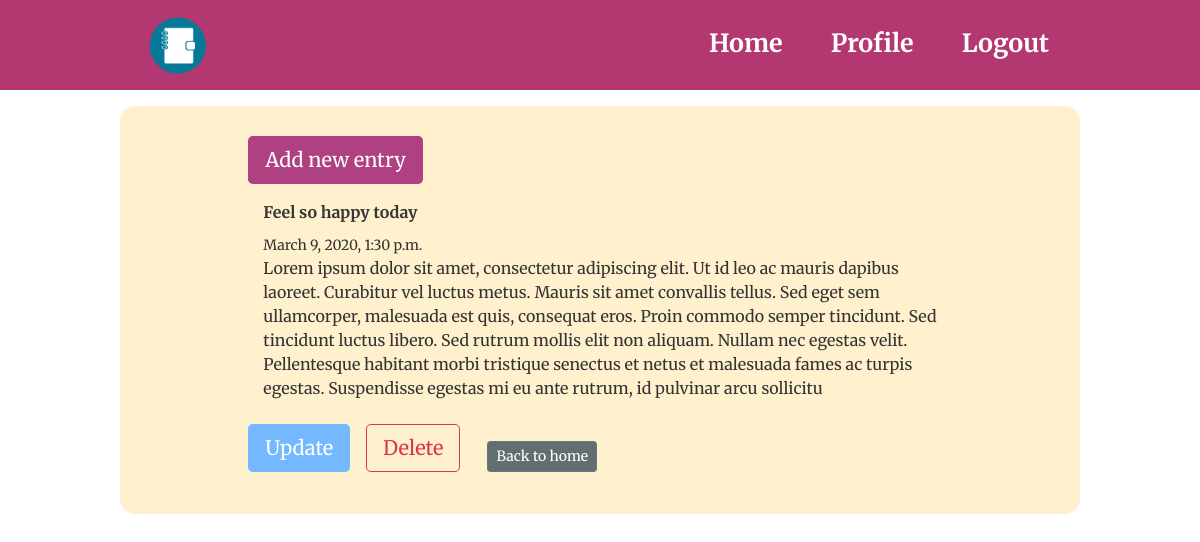
Page /entry/40/ (signed in) on the committed database.
### entries/models.py (models this page shows, shortened)
class Entry(models.Model):
    title = models.CharField(max_length= 30)
    text = models.TextField(max_length = 500)
    date_posted = models.DateTimeField(auto_now_add=True)
    author = models.ForeignKey(User, on_delete=models.CASCADE)
    class Meta:
        verbose_name_plural= "entries"

### entries/views.py (the view)
# urls.py: path('entry/<int:pk>/', EntryDetailView.as_view(), name='entry-detail'),
class EntryDetailView(DetailView):
    model = Entry

### entries/templates/entries/entry_detail.html (shortened to what this page needs)
{% extends 'entries/base.html' %}
{% load crispy_forms_tags %}
      {% block content %}
      {% if user.is_authenticated %}
    <section class="section">
        <div class="col-md-10 offset-md-1">
            <article class="media">
                <div class="media-content">
                    <div class="">
                        <a class="btn btn-entry btn-lg active" role="button" href="{% url 'entry-create' %}">Add new entry</a>
                    </div>
                </div>
            </article>
            <article class="mb-3">
                <div class="col-12">
                    <div class="content mb-3">
                        <p>
                            <div class='mb-2'>
                                <strong >{{ object.title }}</strong>
                            </div>
                            <div class='mb-2'>
                                <small>{{ object.date_posted }}</small>
                                <br>{{ object.text }}
                            </div>
                        </p>
                    </div>
                </div>
                <a class="btn btn-lg btn-update is-link mr-3 mt-3" href="{% url 'entry-update' object.id %}">Update</a>
                <a class="btn btn-lg btn-outline-danger is-link mr-3 mt-3" href="{% url 'entry-delete' object.id %}">Delete</a>
                <a class="btn btn-secondary btn-return btn-sm" role="button" href="{% url 'home' %}">Back to home</a>
            </article>
        </div>
    </section>
    {% endif %}
    {% endblock %}

### entries/static/main.css (style rules this page uses)
body { background: #ffffff; color: #333333; height: 100%; font-family: 'Merriweather', serif; }
.section { margin: 10px; padding: 10px; }
.btn-entry { background-color: rgb(175, 64, 130); color: white; }
.btn-update { background-color: #74b9ff; color: white; }
.btn-return { background-color: #636e72; position: absolute; bottom: 0; margin: 0 15px; text-align: end; }

### rows in the picture
Entry: title "Feel so happy today", date_posted "March 9, 2020, 1:30 p.m.", text "Lorem ipsum dolor sit amet, consectetur adipiscing elit. Ut id leo ac mauris dapibus laoreet. Curabitur vel luctus metus. Mauris sit amet convallis tellus. Sed eget sem ullamcorper, malesuada est quis, consequat eros. Proin commodo semper tincidunt. Sed tincidunt luctus libero. Sed rutrum mollis elit non aliquam. Nullam nec egestas velit. Pellentesque habitant morbi tristique senectus et netus et malesuada fames ac turpis egestas. Suspendisse egestas mi eu ante rutrum, id pulvinar arcu sollicitu"
